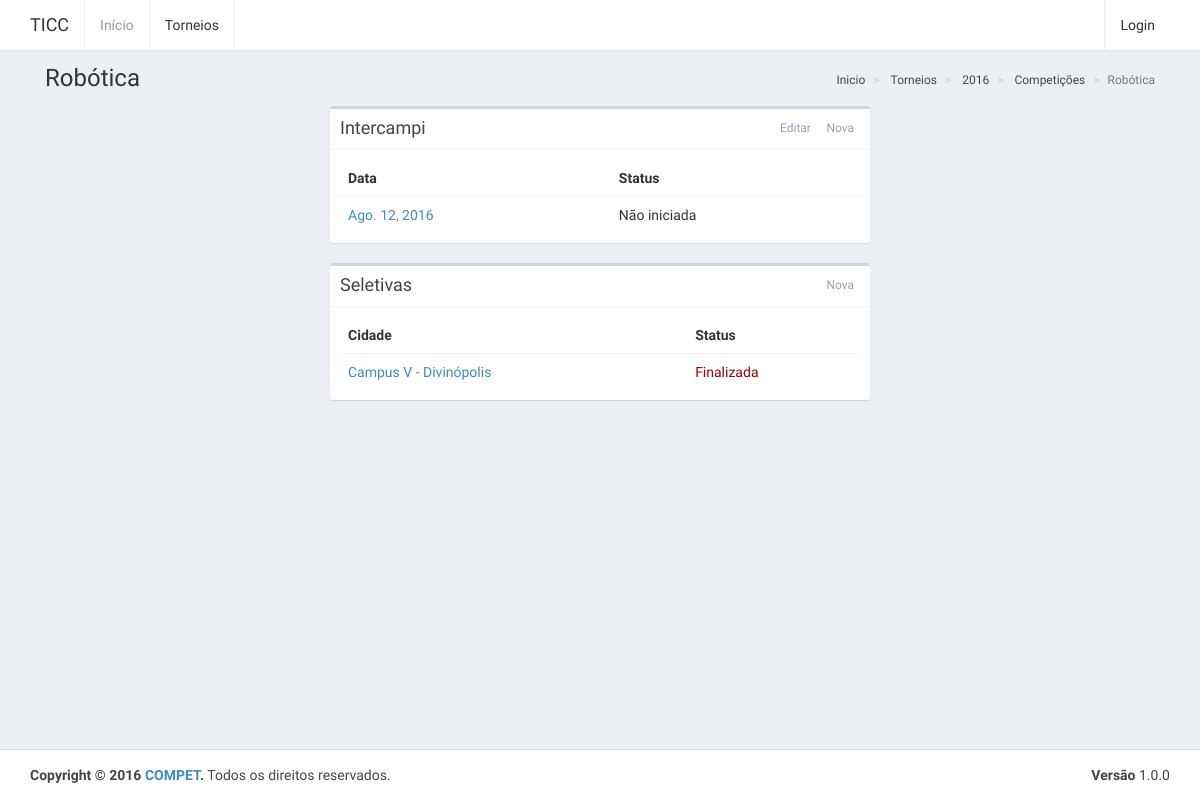
Page /competicoes/4 on the committed database.
### website/models.py (models this page shows, shortened)
class Competicao(models.Model):
	torneio = models.ForeignKey(Torneio, on_delete=models.CASCADE, related_name="competicoes")
	categoria = models.ForeignKey(Categoria, on_delete=models.CASCADE)
	responsavel = models.ForeignKey(User, on_delete=models.SET_NULL, null=True)
	def __str__(self):
		return self.categoria.nome

class Categoria(models.Model):
	nome = models.CharField(max_length=255)
	regras = models.TextField()
	def __str__(self):
		return self.nome

class Torneio(models.Model):
	sede = models.ForeignKey(Campus, on_delete=models.CASCADE, default=None)
	responsavel = models.ForeignKey(User)
	inicio = models.DateField()
	termino = models.DateField()
	def __str__(self):
		return str(self.inicio.year)

class Jogo(models.Model):
	competicao = models.ForeignKey(Competicao, on_delete=models.CASCADE, related_name="jogos")
	campus = models.ForeignKey(Campus, on_delete=models.CASCADE)
	responsavel = models.ForeignKey(User)
	data = models.DateField(default=date.today)
	inicio = models.TimeField(default=timezone.now)
	termino = models.TimeField(default=timezone.now)
	local = models.CharField(max_length=255)
	participantes = models.ManyToManyField(User, related_name='jogos')
	intercampi = models.BooleanField(default=False)
	def status(self):
		now = datetime.now()
		inicio = datetime.combine(self.data, self.inicio)
		termino = datetime.combine(self.data, self.termino)
		if now < inicio:
			return 'status-waiting'
		elif now <= termino:
			return 'status-in-progress'
		else:
			return 'status-ended'
	def __str__(self):
		return self.campus.__str__()

class Campus(models.Model):
	cidade = models.CharField(max_length=255)
	numero = models.CharField(max_length=2)
	def __str__(self):
		return 'Campus ' + self.numero + ' - ' + self.cidade

### website/views.py (the view)
# urls.py: url(r'competicoes/(?P<pkCompeticao>[0-9]+)$', views.competicoes_detalhes),
def competicoes_detalhes(request, pkCompeticao):
	competicao = get_object_or_404(Competicao, pk=pkCompeticao)
	torneio = competicao.torneio
	context = {
		'competicao': competicao,
		'torneio': torneio,
		'seletivas': competicao.jogos.filter(intercampi=False),
		'intercampi': Jogo.objects.get(competicao=competicao, intercampi=True),
		'breadcrumb': [
			{'nome': 'Inicio', 'link': '/'},
			{'nome': 'Torneios', 'link': '/torneios'},
			{'nome': torneio, 'link': '/torneios/' + str(torneio.pk)},
			{'nome': "Competições", 'link': '/torneios/' + str(torneio.pk)},
			{'nome': competicao.categoria },
		]
	}
	return render(request, 'competicoes-detalhes.html', context)

### templates/competicoes-detalhes.html
{% extends "base.html" %}
{% block content-title %}
    {{ competicao }}
{% endblock content-title %}
{% block breadcrumb %}
    {% include "breadcrumb.html" %}
{% endblock breadcrumb %}
{% block content %}
	{% include "competicoes-intercampi.html" %}
	{% include "competicoes-seletivas.html" %}
{% endblock content %}

### templates/breadcrumb.html
<ol class="breadcrumb">
    {% for item in breadcrumb %}
        {% if item.link %}
            <li>
                <a href="{{ item.link }}">{{ item.nome }}</a>
            </li>
        {% else %}
            <li class="active">{{ item.nome }}</li>
        {% endif %}
    {% endfor %}
</ol>

### templates/competicoes-intercampi.html
<div class="row">
    <div class="col-md-6 col-md-offset-3">
        <div class="box">
            <div class="box-header with-border">
                <h3 class="box-title">Intercampi</h3>
                <div class="box-tools pull-right">
                    <a href="/competicoes/editar/{{ competicao.pk }}/" class="btn btn-box-tool">Editar</a>
                    <a href="/jogos/novo/{{ competicao.id }}?intercampi=True" class="btn btn-box-tool">Nova</a>
                </div>
            </div>
            <div class="box-body">
                <table class="table">
                    <tr>
                        <th>Data</th>
                        <th>Status</th>
                    </tr>
                    <tr>
                        <td>
                            <a href="/jogos/{{ intercampi.pk }}">{{ intercampi.data }}</a>
                        </td>
                        <td class="{{ intercampi.status }}"></td>
                    </tr>
                </table>
            </div>
        </div>
    </div>
</div>

### templates/competicoes-seletivas.html
<div class="row">
    <div class="col-md-6 col-md-offset-3">
        <div class="box">
            <div class="box-header with-border">
                <h3 class="box-title">Seletivas</h3>
                <div class="box-tools pull-right">
                    <a href="/jogos/novo/{{ competicao.id }}" class="btn btn-box-tool">Nova</a>
                </div>
            </div>
            <div class="box-body">
                <table class="table">
                    <tr>
                        <th>Cidade</th>
                        <th>Status</th>
                    </tr>
                    {% for seletiva in seletivas %}
                        <tr>
                            <td><a href="/jogos/{{ seletiva.pk }}">{{ seletiva }}</a></td>
                            <td class="{{ seletiva.status }}"></td>
                        </tr>
                    {% endfor %}
                </table>
            </div>
        </div>
    </div>
</div>

### rows in the picture
Competicao: categoria.nome "Robótica"
Torneio: nome "2016"
Categoria: nome "Robótica"
Jogo: data "Ago. 12, 2016"
Jogo: campus.cidade "Campus V - Divinópolis"

### other values in the picture
{{ item.nome }} "Inicio" "Torneios" "Competições"
